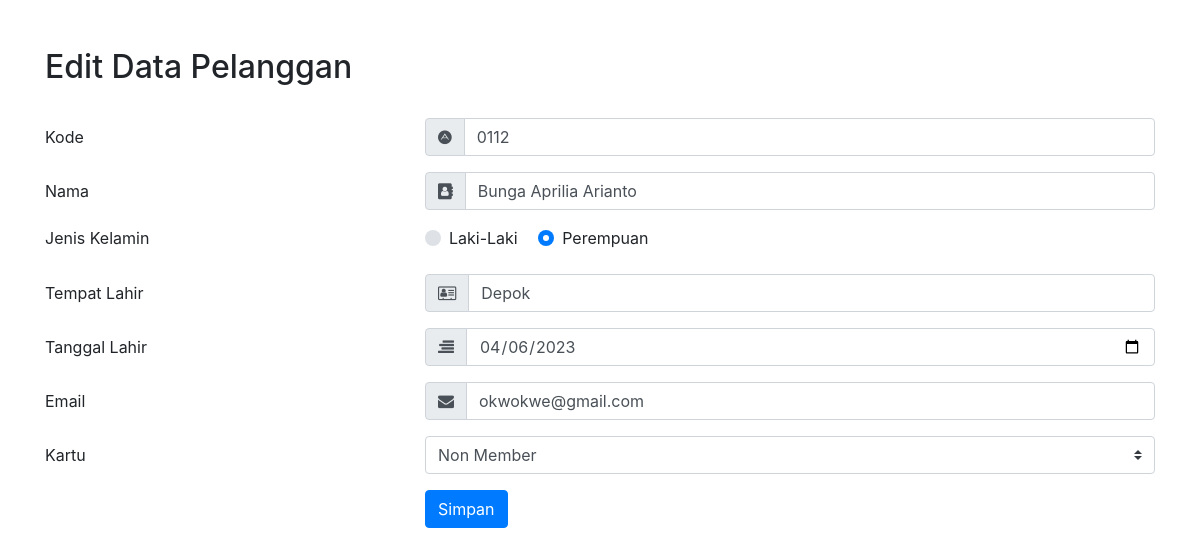
Page /pelanggan/edit.php?id=30 on the committed database.
### tables this page shows
CREATE TABLE `pelanggan` (
  `id` int(11) NOT NULL AUTO_INCREMENT,
  `kode` varchar(10) DEFAULT NULL,
  `nama` varchar(45) DEFAULT NULL,
  `jk` char(1) DEFAULT NULL,
  `tmp_lahir` varchar(30) DEFAULT NULL,
  `tgl_lahir` date DEFAULT NULL,
  `email` varchar(45) DEFAULT NULL,
  `kartu_id` int(11) NOT NULL,
  PRIMARY KEY (`id`),
  KEY `fk_pelanggan_kartu1_idx` (`kartu_id`),
  KEY `idx_nama_pelanggan` (`nama`),
  KEY `idx_tgllahir_pelanggan` (`tgl_lahir`),
  CONSTRAINT `fk_pelanggan_kartu1` FOREIGN KEY (`kartu_id`) REFERENCES `kartu` (`id`) ON DELETE NO ACTION ON UPDATE NO ACTION
);

CREATE TABLE `kartu` (
  `id` int(11) NOT NULL AUTO_INCREMENT,
  `kode` varchar(6) DEFAULT NULL,
  `nama` varchar(45) DEFAULT NULL,
  `diskon` double DEFAULT NULL,
  `iuran` double DEFAULT NULL,
  PRIMARY KEY (`id`),
  UNIQUE KEY `kode_UNIQUE` (`kode`)
);

### pelanggan/edit.php (the view, shortened to what this page needs)
<?php
require_once 'dbkoneksi.php';
$id = $_GET['id'];
$sql = "SELECT * FROM pelanggan WHERE id = ?";
$r = $dbh->prepare($sql);
$r->execute(array($id));
$hasil = $r->fetch();
?>
<!DOCTYPE html>
<html lang="en">
<head>
    <link rel="stylesheet" href="https://stackpath.bootstrapcdn.com/bootstrap/4.1.3/css/bootstrap.min.css">
    <link rel="stylesheet" href="https://maxcdn.bootstrapcdn.com/font-awesome/4.7.0/css/font-awesome.min.css">
</head>
<body>
    <div class="container mt-5">
        <h2>
            Edit Data Pelanggan
        </h2>
        <br>
        <form action="pelanggan/proses_pelanggan.php" method="POST">
            <div class="form-group row">
                <label for="kode" class="col-4 col-form-label">Kode</label>
                <div class="col-8">
                    <div class="input-group">
                        <div class="input-group-prepend">
                            <div class="input-group-text">
                                <i class="fa fa-adn"></i>
                            </div>
                        </div>
                        <input id="kode" name="kode" placeholder="Massukan Kode Anda" type="text" class="form-control" required="required" value="<?php echo $hasil['kode']; ?>">
                    </div>
                </div>
            </div>
            <div class="form-group row">
                <label for="nama" class="col-4 col-form-label">Nama</label>
                <div class="col-8">
                    <div class="input-group">
                        <div class="input-group-prepend">
                            <div class="input-group-text">
                                <i class="fa fa-address-book"></i>
                            </div>
                        </div>
                        <input id="nama" name="nama" placeholder="Massukan Nama Anda" type="text" class="form-control" required="required" value="<?php echo $hasil['nama']; ?>">
                    </div>
                </div>
            </div>
            <div class="form-group row">
                <label class="col-4">Jenis Kelamin</label>
                <div class="col-8">
                    <div class="custom-control custom-radio custom-control-inline">
                        <label for="jk_0" class="custom-control-label">Laki-Laki</label>
                    </div>
                    <div class="custom-control custom-radio custom-control-inline">
                        <label for="jk_1" class="custom-control-label">Perempuan</label>
                    </div>
                </div>
            </div>
            <div class="form-group row">
                <label for="tmp_lahir" class="col-4 col-form-label">Tempat Lahir</label>
                <div class="col-8">
                    <div class="input-group">
                        <div class="input-group-prepend">
                            <div class="input-group-text">
                                <i class="fa fa-address-card-o"></i>
                            </div>
                        </div>
                        <input id="tmp_lahir" name="tmp_lahir" placeholder="Masukan Tempat Lahir " type="text" class="form-control" required="required" value="<?php echo $hasil['tmp_lahir']; ?>">
                    </div>
                </div>
            </div>
            <div class="form-group row">
                <label for="tgl_lahir" class="col-4 col-form-label">Tanggal Lahir</label>
                <div class="col-8">
                    <div class="input-group">
                        <div class="input-group-prepend">
                            <div class="input-group-text">
                                <i class="fa fa-align-right"></i>
                            </div>
                        </div>
                        <input id="tgl_lahir" name="tgl_lahir" type="date" class="form-control" value="<?php echo $hasil['tgl_lahir']; ?>">
                    </div>
                </div>
            </div>
            <div class="form-group row">
                <label for="email" class="col-4 col-form-label">Email</label>
                <div class="col-8">
                    <div class="input-group">
                        <div class="input-group-prepend">
                            <div class="input-group-text">
                                <i class="fa fa-envelope"></i>
                            </div>
                        </div>
                        <input id="email" name="email" placeholder="Massukan Email Anda" type="text" class="form-control" value="<?php echo $hasil['email']; ?>">
                    </div>
                </div>
            </div>
            <div class="form-group row">
                <label for="id_kartu" class="col-4 col-form-label">Kartu</label>
                <div class="col-8">
                    <?php
                    $sqljenis = "SELECT * FROM kartu";
                    $rsjenis = $dbh->query($sqljenis);
                    ?>
                    <select id="kartu_id" name="kartu_id" class="custom-select" value="" <?php foreach ($rsjenis as $rowjenis) {
                                                                                            ?> <option value="<?= $rowjenis['id'] ?>" <?php if ($hasil['kartu_id'] == $rowjenis['id']) {
                                                                                                                                            echo 'selected';
                                                                                                                                        } ?>>
                        <?= $rowjenis['nama'] ?></option>
                    <?php
                                                                                            }
                    ?>
                    </select>
                </div>
            </div>
            <div class="form-group row">
                <div class="offset-4 col-8">
                    <button name="proses" type="submit" class="btn btn-primary" value="Update">Simpan</button>
                </div>
            </div>
        </form>
    </div>
</body>
</html>

### rows in the picture
pelanggan: kode "0112", nama "Bunga Aprilia Arianto", tmp_lahir "Depok", tgl_lahir "04/06/2023", email "okwokwe@gmail.com", kartu_id "Non Member"
